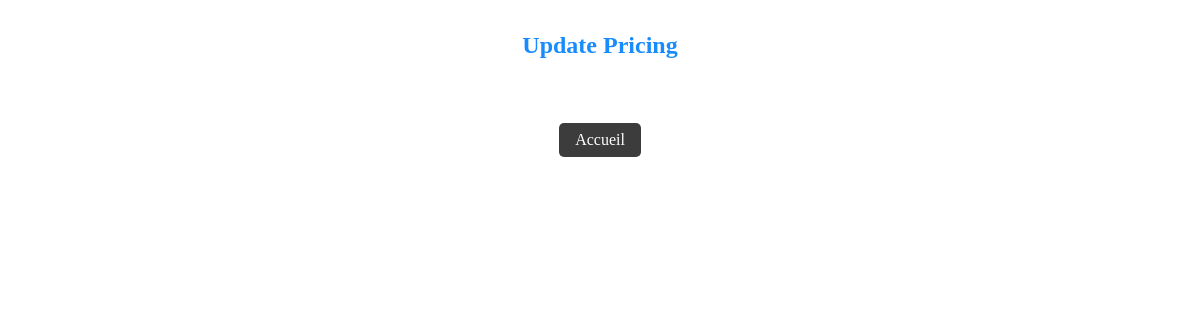
The page /paneladmin.php on the database as committed earlier.
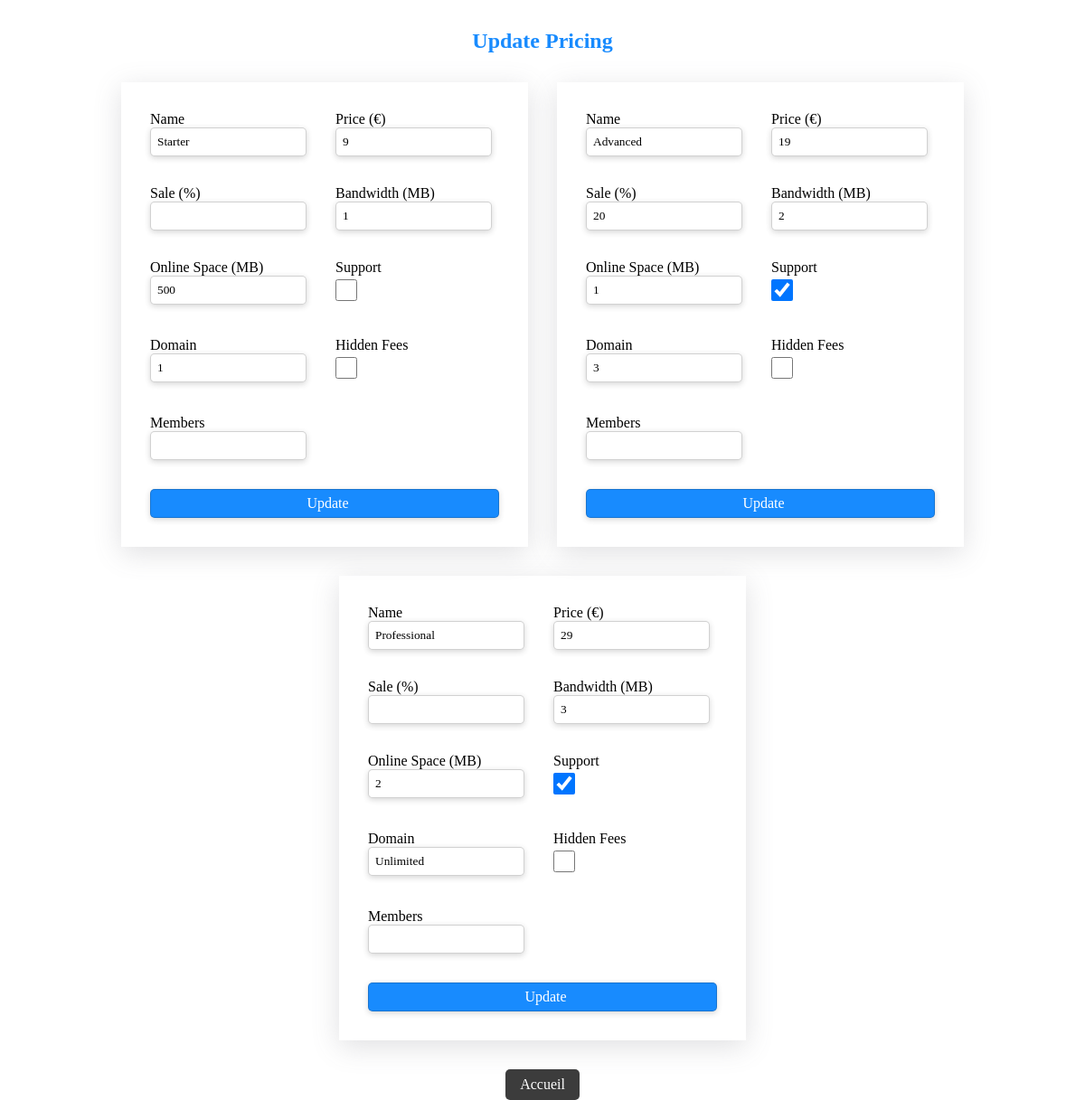
The same page on the database as committed later.
### tables this page shows
CREATE TABLE IF NOT EXISTS `pricing` (
  `id_pricing` int(11) NOT NULL,
  `name` varchar(25) NOT NULL,
  `price` int(11) NOT NULL,
  `sale` int(11) DEFAULT NULL,
  `bandwidth` int(11) NOT NULL DEFAULT '0',
  `onlineSpace` int(11) NOT NULL,
  `support` tinyint(4) NOT NULL DEFAULT '0',
  `domain` varchar(50) NOT NULL DEFAULT '0',
  `hiddenFees` tinyint(4) NOT NULL DEFAULT '0',
  PRIMARY KEY (`id_pricing`)
);

### db-functions.php (called while the page is built, shortened)
<?php
function dbConnect()
{
    try {
        $db = new PDO('mysql:host=localhost;dbname=kucra;charset=utf8', 'root', '');
    } catch (PDOException $e) {
        print "Erreur !: " . $e->getMessage() . "<br/>";
        die();
    }
    return $db;
}
function getPricings()
{
    $db = dbConnect();
    $sql =
        "SELECT *
        FROM pricing
        LIMIT 3";
    $pricingStatement = $db->prepare($sql);
    $pricingStatement->execute();
    $pricings = $pricingStatement->fetchAll();
    return $pricings;
}

### paneladmin.php (the view, shortened to what this page needs)
<?php
require_once 'db-functions.php';
?>
<!DOCTYPE html>
<html lang="en">
<head>
    <link rel="stylesheet" href="css/paneladmin.css">
</head>
<body>
    <h2>Update Pricing</h2>
    <div id="price_update_cards">
        <?php
        $pricings = getPricings();
        foreach ($pricings as $pricing) {
        ?>
            <div class="price_update_card">
                <form action="functions.php?action=update&id=<?= $pricing['id_pricing'] ?>" method="POST" autocomplete="off">
                    <label>
                        <p>Name</p>
                        <input type="text" name="name" value=<?= $pricing['name'] ?> required>
                    </label>
                    <label>
                        <p>Price (€)</p>
                        <input type="number" name="price" value=<?= $pricing['price'] ?> required>
                    </label>
                    <label>
                        <p>Sale (%)</p>
                        <input type="number" name="sale" value=<?= $pricing['sale'] ?>>
                    </label>
                    <label>
                        <p>Bandwidth (MB)</p>
                        <input type="number" name="bandwidth" value=<?= $pricing['bandwidth'] ?> step="500" required>
                    </label>
                    <label>
                        <p>Online Space (MB)</p>
                        <input type="number" name="onlineSpace" value=<?= $pricing['onlineSpace'] ?> step="500" required>
                    </label>
                    <label>
                        <p>Support</p>
                        <input type="checkbox" name="support" <?php if ($pricing['support'] == 1) { echo "checked"; } ?>>
                    </label>
                    <label>
                        <p>Domain</p>
                        <input type="text" name="domain" value=<?= $pricing['domain'] ?> required>
                    </label>
                    <label>
                        <p>Hidden Fees</p>
                        <input type="checkbox" name="hiddenFees" <?php if ($pricing['hiddenFees'] == 1) { echo "checked"; } ?>>
                    </label>
                    <label>
                        <p>Members</p>
                        <input type="number" name="nbMember" value="<?= $pricing['nbMember'] ?>">
                    </label>
                    <input type="submit" name="submit" value="Update">
                </form>
            </div>
        <?php }
        ?>
    </div>
    <a href="index.php#pricing">Accueil</a>
</body>
</html>

Rows that differ between the two databases and show on the page:
added pricing: name "Starter", price "9", bandwidth "1", onlineSpace "500", domain "1"
added pricing: name "Advanced", price "19", sale "20", bandwidth "2", onlineSpace "1", support "☑", domain "3"
added pricing: name "Professional", price "29", bandwidth "3", onlineSpace "2", support "☑", domain "Unlimited"
